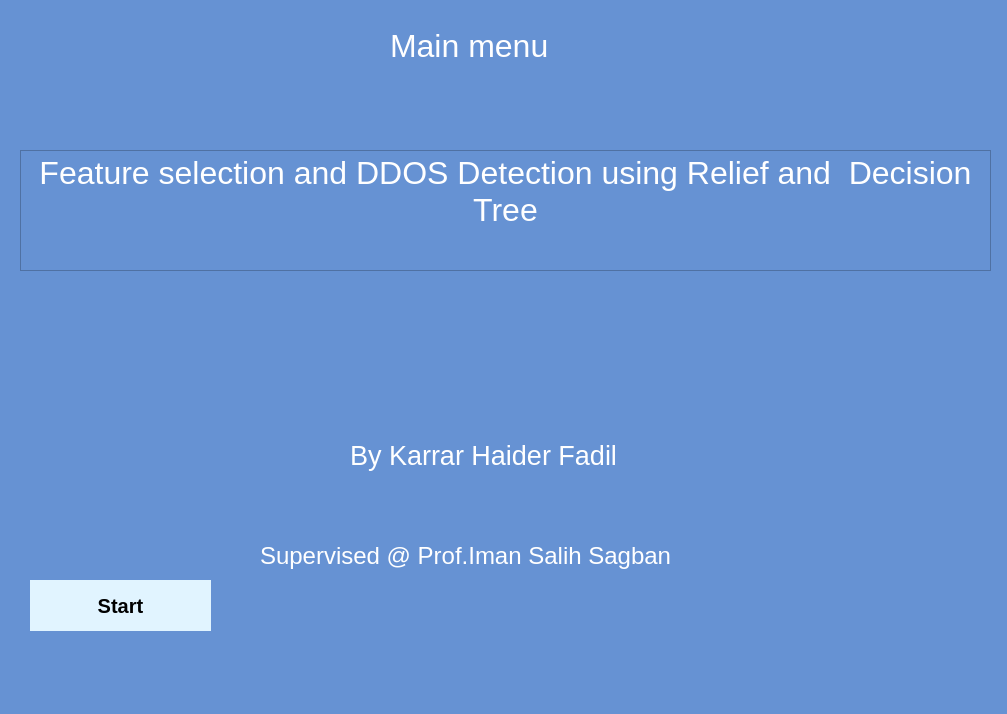
<?xml version="1.0" encoding="UTF-8"?>
<ui version="4.0">
 <class>MainWindow</class>
 <widget class="QMainWindow" name="MainWindow">
  <property name="geometry">
   <rect>
    <x>0</x>
    <y>0</y>
    <width>1007</width>
    <height>714</height>
   </rect>
  </property>
  <property name="sizePolicy">
   <sizepolicy hsizetype="Fixed" vsizetype="Fixed">
    <horstretch>0</horstretch>
    <verstretch>0</verstretch>
   </sizepolicy>
  </property>
  <property name="minimumSize">
   <size>
    <width>1007</width>
    <height>714</height>
   </size>
  </property>
  <property name="maximumSize">
   <size>
    <width>1007</width>
    <height>714</height>
   </size>
  </property>
  <property name="sizeIncrement">
   <size>
    <width>1007</width>
    <height>741</height>
   </size>
  </property>
  <property name="baseSize">
   <size>
    <width>1007</width>
    <height>741</height>
   </size>
  </property>
  <property name="font">
   <font>
    <pointsize>20</pointsize>
   </font>
  </property>
  <property name="mouseTracking">
   <bool>true</bool>
  </property>
  <property name="windowTitle">
   <string>MainWindow</string>
  </property>
  <property name="windowIcon">
   <iconset>
    <normalon>logo1.ico</normalon>
   </iconset>
  </property>
  <property name="styleSheet">
   <string notr="true">
/*-----QWidget-----*/
QWidget
{
	background-color: #6692d3;
	color: #ffffff;
	border-color: #181c21;

}


/*-----QMenuBar-----*/
QMenuBar
{
	background-color: #6692fc;
	color: #fff;
	border-color: #181c21;

}


QMenuBar::item
{
    background-color: transparent;

}


QMenuBar::item:selected
{
    background-color: #389bff;

}


QMenuBar::item:pressed
{
    background-color: #3a76b4;
    border: 1px solid #5ab8a0;
    margin-bottom: -1px;
    padding-bottom: 1px;

}


/*-----QMenu-----*/
QMenu
{
    background-color: #e1f4ff;
    border: 1px solid;
    color: #000;

}


QMenu::separator
{
    height: 1px;
    background-color: #000;
    color: #ffffff;
    padding-left: 4px;
    margin-left: 10px;
    margin-right: 5px;

}


QMenu::item
{
    min-width : 150px;
    padding: 3px 20px 3px 20px;

}


QMenu::item:selected
{
    background-color: #3a76b4;
    color: #ffffff;

}


QMenu::item:disabled
{
    color: #262626;

}


/*-----QPushButton-----*/
QPushButton
{
	background-color: #e1f4ff;
	color: #000000;
	border-style: solid;
	border-color: #181c21;
	font-weight: bold;
	font-size: 20px;
	font-family: Arial;

}


QPushButton::hover
{
	background-color: #f6fbff;

}


QPushButton::pressed
{
	background-color: #cdcdcd;

}


/*-----QLineEdit-----*/
QLineEdit
{
	background-color: #12160c;
	color: #ffffff;
	border: 1px solid #6692fc;
	padding: 3px;

}</string>
  </property>
  <widget class="QWidget" name="centralwidget">
   <property name="minimumSize">
    <size>
     <width>1007</width>
     <height>714</height>
    </size>
   </property>
   <property name="maximumSize">
    <size>
     <width>1007</width>
     <height>714</height>
    </size>
   </property>
   <widget class="QPushButton" name="start">
    <property name="geometry">
     <rect>
      <x>30</x>
      <y>580</y>
      <width>181</width>
      <height>51</height>
     </rect>
    </property>
    <property name="font">
     <font>
      <family>Arial</family>
      <pointsize>-1</pointsize>
      <weight>75</weight>
      <bold>true</bold>
     </font>
    </property>
    <property name="styleSheet">
     <string notr="true">color #00FFFF;</string>
    </property>
    <property name="text">
     <string>Start</string>
    </property>
   </widget>
   <widget class="QLabel" name="label">
    <property name="geometry">
     <rect>
      <x>260</x>
      <y>520</y>
      <width>541</width>
      <height>71</height>
     </rect>
    </property>
    <property name="font">
     <font>
      <pointsize>18</pointsize>
      <kerning>false</kerning>
     </font>
    </property>
    <property name="text">
     <string>Supervised @ Prof.Iman Salih Sagban</string>
    </property>
   </widget>
   <widget class="QLabel" name="label_2">
    <property name="geometry">
     <rect>
      <x>350</x>
      <y>400</y>
      <width>331</width>
      <height>111</height>
     </rect>
    </property>
    <property name="font">
     <font>
      <pointsize>20</pointsize>
      <kerning>false</kerning>
     </font>
    </property>
    <property name="text">
     <string>By Karrar Haider Fadil</string>
    </property>
   </widget>
   <widget class="QLabel" name="label_3">
    <property name="geometry">
     <rect>
      <x>390</x>
      <y>20</y>
      <width>219</width>
      <height>52</height>
     </rect>
    </property>
    <property name="minimumSize">
     <size>
      <width>219</width>
      <height>52</height>
     </size>
    </property>
    <property name="font">
     <font>
      <pointsize>24</pointsize>
     </font>
    </property>
    <property name="text">
     <string>Main menu</string>
    </property>
   </widget>
   <widget class="QTextEdit" name="textEdit">
    <property name="enabled">
     <bool>true</bool>
    </property>
    <property name="geometry">
     <rect>
      <x>20</x>
      <y>150</y>
      <width>971</width>
      <height>121</height>
     </rect>
    </property>
    <property name="font">
     <font>
      <pointsize>24</pointsize>
     </font>
    </property>
    <property name="mouseTracking">
     <bool>false</bool>
    </property>
    <property name="tabletTracking">
     <bool>false</bool>
    </property>
    <property name="styleSheet">
     <string notr="true">color: #778899</string>
    </property>
    <property name="inputMethodHints">
     <set>Qt::ImhMultiLine</set>
    </property>
    <property name="undoRedoEnabled">
     <bool>true</bool>
    </property>
    <property name="readOnly">
     <bool>true</bool>
    </property>
    <property name="markdown">
     <string>Feature selection and DDOS Detection using Relief and  Decision Tree

</string>
    </property>
    <property name="html">
     <string>&lt;!DOCTYPE HTML PUBLIC &quot;-//W3C//DTD HTML 4.0//EN&quot; &quot;http://www.w3.org/TR/REC-html40/strict.dtd&quot;&gt;
&lt;html&gt;&lt;head&gt;&lt;meta name=&quot;qrichtext&quot; content=&quot;1&quot; /&gt;&lt;style type=&quot;text/css&quot;&gt;
p, li { white-space: pre-wrap; }
&lt;/style&gt;&lt;/head&gt;&lt;body style=&quot; font-family:'MS Shell Dlg 2'; font-size:24pt; font-weight:400; font-style:normal;&quot;&gt;
&lt;p align=&quot;center&quot; style=&quot; margin-top:16px; margin-bottom:16px; margin-left:0px; margin-right:0px; -qt-block-indent:0; text-indent:0px;&quot;&gt;&lt;span style=&quot; color:#ffffff;&quot;&gt;Feature selection and DDOS Detection using Relief and  Decision Tree&lt;/span&gt;&lt;/p&gt;&lt;/body&gt;&lt;/html&gt;</string>
    </property>
    <property name="acceptRichText">
     <bool>true</bool>
    </property>
    <property name="textInteractionFlags">
     <set>Qt::NoTextInteraction</set>
    </property>
   </widget>
  </widget>
  <widget class="QMenuBar" name="menubar">
   <property name="geometry">
    <rect>
     <x>0</x>
     <y>0</y>
     <width>1007</width>
     <height>26</height>
    </rect>
   </property>
  </widget>
  <widget class="QStatusBar" name="statusbar"/>
 </widget>
 <resources/>
 <connections/>
</ui>
